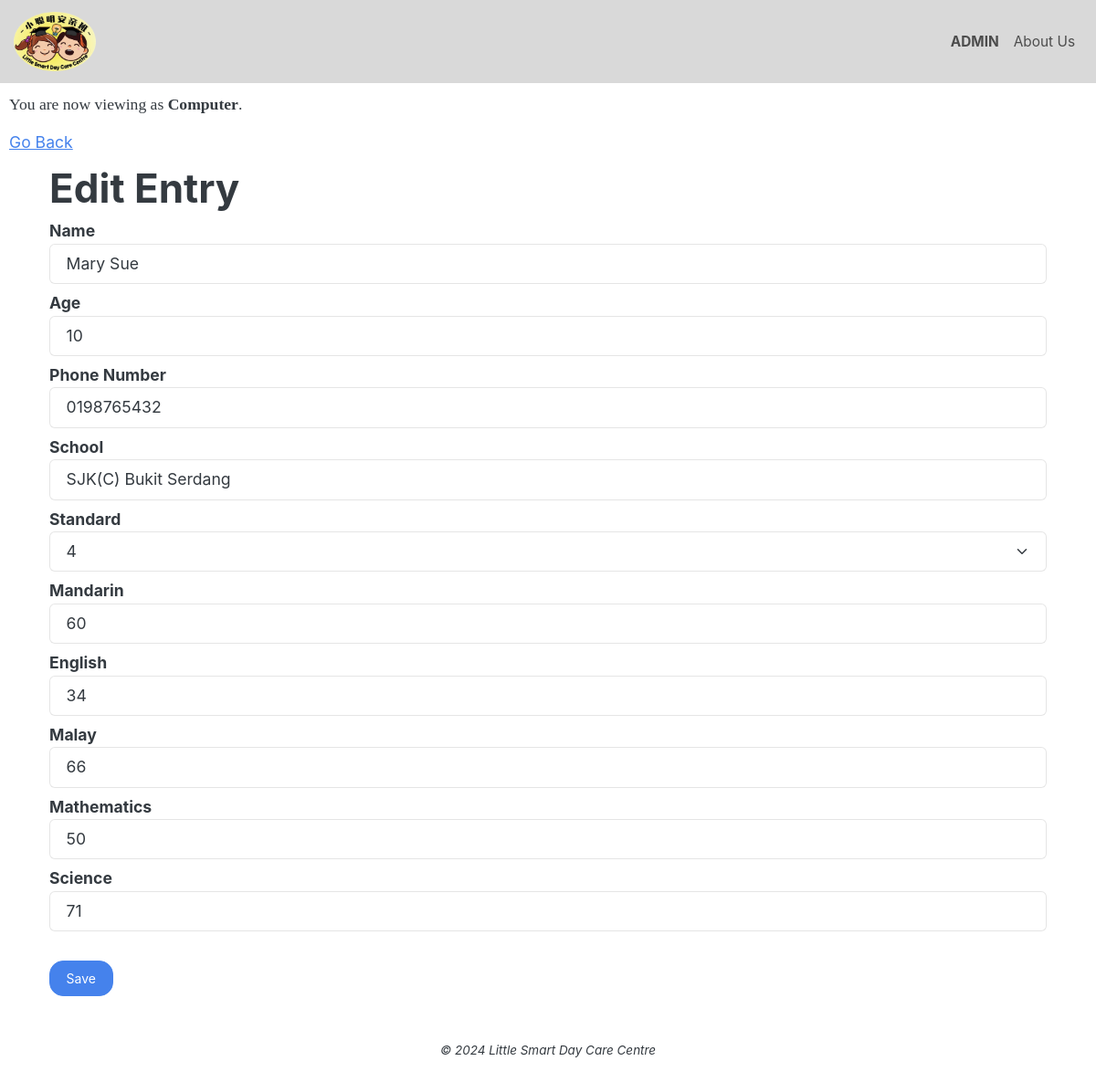
Screenshot of /edit_roster.php?id=100002 with the database file from the repository.
### tables this page shows
CREATE TABLE `students` (
  `student_id` int(128) NOT NULL,
  `student_name` varchar(255) NOT NULL,
  `age` int(3) NOT NULL,
  `telno` varchar(16) NOT NULL,
  `school` varchar(255) NOT NULL,
  `standard` int(1) NOT NULL,
  `mandarin` int(3) NOT NULL,
  `english` int(3) NOT NULL,
  `malay` int(3) NOT NULL,
  `math` int(3) NOT NULL,
  `science` int(3) NOT NULL
);

### edit_roster.php (the view, shortened to what this page needs)
<!DOCTYPE html>
<html lang="en">
<?php
require_once("init_db.php");
include_once "helper_list_roster.php";
$student_id = intval($_GET["id"]) ?? die;
$stmt = $conn->prepare("SELECT student_id, student_name, age, telno, school, standard, mandarin, english, malay, math, science
    FROM students
    WHERE students.student_id = ?");
$stmt->bind_param("i", $student_id);
if (!$stmt->execute()){
    http_response_code(500);
    die;
}
$result = $stmt->get_result();
if ($row = $result->fetch_object()){
    $entry = $row;
} else {
    http_response_code(500);
    die;
}
?>
<head>
    <link href="https://cdn.jsdelivr.net/npm/bootstrap@5.3.3/dist/css/bootstrap.min.css" rel="stylesheet"
>
    <link rel="stylesheet" href="css/bootstrap.min.css">
        <link rel="stylesheet" href="css/main.css">
</head>
<body>
    <nav class="navbar navbar-expand navbar-light bg-custom">
        <a class="navbar-brand" href="index.html">
            <img src="media/logo.png" class="d-inline-block align-top" alt="day care centre logo">
        </a>
        <ul class="navbar-nav ms-auto">
            <li class="nav-item">
                <b>
                <a class="nav-link" href="roster.html">ADMIN</a>
                </b>
            </li>
            <li class="nav-item">
                <a class="nav-link" href="about.html">About Us</a>
        </ul>
    </nav>
    <section>
        <p id="PC">You are now viewing as <b>Computer</b>.</p>
        <a href="roster.php">Go Back</a>
        <section>
            <div class="container">
                <div class="container section-title ">
                    <h1>Edit Entry</h1>
                </div>
                <form action="api_editroster.php?id=<?php echo $entry->student_id?>" method="POST" enctype="multipart/form-data">
                    <div class="container">
                        <div class="row">
                            <div class="col-md-12 form-label">
                                <label for="name"><b>Name</b></label>
                                <input type="text" id="name" name="name" class="form-control" value="<?php echo $entry->student_name?>" required>
                            </div>
                        </div>
                        <div class="row">
                            <div class="form-label">
                                <label for="age"><b>Age</b></label>
                                <input type="age" id="age" name="age" class="form-control" value="<?php echo $entry->age?>" required>
                            </div>
                        </div>
                        <div class="row">
                            <div class="form-label">
                                <label for="telno"><b>Phone Number</b></label>
                                <input type="telno" id="telno" name="telno" class="form-control" value="<?php echo $entry->telno?>" required>
                            </div>
                        </div>
                        <div class="row">
                            <div class="form-label">
                                <label for="school"><b>School</b></label>
                                <input type="school" id="school" name="school" class="form-control" value="<?php echo $entry->school?>" required>
                            </div>
                        </div>
                        <div class="row">
                            <div class="form-label">
                                <label for="standard"><b>Standard</b></label>
                                <select type="standard" id="standard" name="standard" class="form-select" required>
                                </select>
                            </div>
                        </div>
                        <div class="row">
                            <div class="form-label">
                                <label for="mandarin"><b>Mandarin</b></label>
                                <input type="mandarin" id="mandarin" name="mandarin" class="form-control" value="<?php echo $entry->mandarin?>" required>
                            </div>
                        </div>
                        <div class="row">
                            <div class="form-label">
                                <label for="english"><b>English</b></label>
                                <input type="english" id="english" name="english" class="form-control" value="<?php echo $entry->english?>" required>
                            </div>
                        </div>
                        <div class="row">
                            <div class="form-label">
                                <label for="malay"><b>Malay</b></label>
                                <input type="malay" id="malay" name="malay" class="form-control" value="<?php echo $entry->malay?>" required>
                            </div>
                        </div>
                        <div class="row">
                            <div class="form-label">
                                <label for="math"><b>Mathematics</b></label>
                                <input type="math" id="math" name="math" class="form-control" value="<?php echo $entry->math?>" required>
                            </div>
                        </div>
                        <div class="row">
                            <div class="form-label">
                                <label for="science"><b>Science</b></label>
                                <input type="science" id="science" name="science" class="form-control" value="<?php echo $entry->science?>" required>
                            </div>
                        </div>
                        <div class="row">
                            <div class="col-md-7">
                                <div class="row mt-4">
                                    <div class="col-12">
                                        <input type="submit" value="Save" class="btn btn-primary">
                                    </div>
                                </div>
                            </div>
                        </div>
                    </div>
                </form>
            </div>
        </section>
        <br>
    </section>
    <footer>
        <small><i>
            © 2024 Little Smart Day Care Centre
        </i></small>
    </footer>
    <br>
</body>
</html>

### css/main.css (style rules this page uses)
section { margin: 10px; }
img { max-width: 100%; height: auto; }
.navbar { padding-left: 15px; padding-right: 15px; }
.navbar.bg-custom { background-color: #D9D9D9; }
.navbar-brand { width: 90px; height: auto; }
footer { text-align: center; }
body { min-height: 100vh; display: grid; grid-template-rows: auto 1fr auto; }

### rows the page displays
students: name "Mary Sue", age "10", telno "0198765432", school "SJK(C) Bukit Serdang", standard "4", mandarin "60", english "34", malay "66", math "50", science "71"
